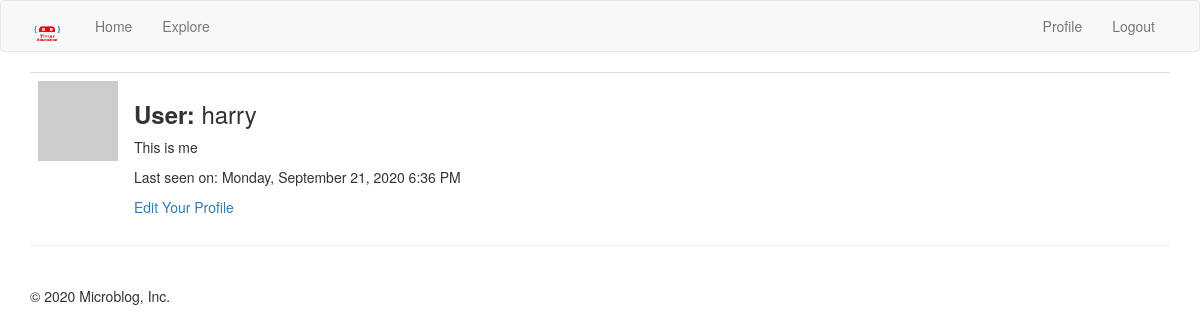
/profile/harry (signed in), run on an earlier commit of the app's database.
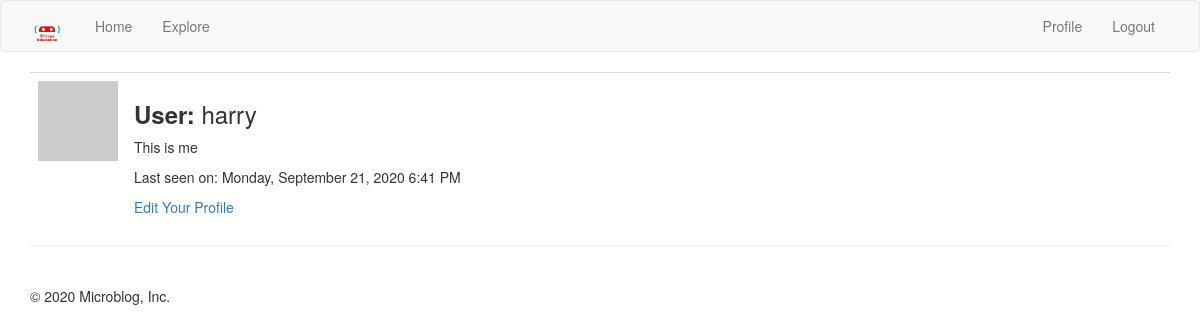
And on a later commit of the database.
### app/models.py (models this page shows, shortened)
class User( UserMixin ,db.Model):
    id = db.Column(db.Integer, primary_key = True)
    username = db.Column(db.String(64), unique = True, index = True)
    email = db.Column(db.String(120), unique = True, index = True)
    password_hash = db.Column(db.String(128))
    posts = db.relationship('Post', backref = 'author', lazy = 'dynamic')
    about_me = db.Column(db.String(140))
    last_seen = db.Column(db.DateTime, default = datetime.utcnow)
    def avatar(self, size):
        digest = md5(self.email.lower().encode('utf-8')).hexdigest()
        return 'https://www.gravatar.com/avatar/{}?d=identicon&s={}'.format(digest, size)

### app/routes.py (the view)
@app.route('/profile/<username>')
@login_required
def profile(username):
    user = User.query.filter_by(username = username).first_or_404()
    return render_template('profile.html', title = 'Profile', user = user)

### app/models.py (called while the page is built)
@login.user_loader
def load_user(id):
    return User.query.get(int(id))

### app/routes.py (called while the page is built)
@app.before_request
def before_request():
    if current_user.is_authenticated:
        current_user.last_seen = datetime.utcnow()
        db.session.commit()

### app/templates/profile.html (shortened to what this page needs)
{% extends 'base.html' %}
{% import 'bootstrap/wtf.html' as wtf %}
{% block app_content %}
    <table class="table">
        <tr valign = 'top'>
            <td width = '70px'>
                <img src="{{ user.avatar(128) }}">
            </td>
            <td>
                <h3><b>User: </b>{{ user.username }}</h3>
                {% if user.about_me %}<p> {{ user.about_me }} </p>{% endif %}
                {% if user.last_seen %}<p>Last seen on: {{ moment(user.last_seen).format('LLLL') }}</p>{% endif %}
                {% if user == current_user %}
                    <a href="{{ url_for('edit_profile') }}">Edit Your Profile</a>
                {% endif %}
            </td>
        </tr>
    </table>
{% endblock %}

### app/templates/base.html (shortened to what this page needs)
{% extends 'bootstrap/base.html' %}
{% block head %}
{{super()}}
{% endblock %}
{% block navbar %}
<nav class="navbar navbar-default">
    <div class="container">
        <div class="navbar-header">
            <a class="navbar-brand" href="{{ url_for('home') }}"><img src="{{url_for('static', filename = 'images/tinker_logo.png')}}" width="35", height="35"></a>
        </div>
        <div class="collapse navbar-collapse" id="bs-example-navbar-collapse-1">
            <ul class="nav navbar-nav">
                <li><a href="{{ url_for('home') }}">Home</a></li>
                <li><a href="#">Explore</a></li>
            </ul>
            <ul class="nav navbar-nav navbar-right">
            {% if current_user.is_anonymous %}
                <li><a href="{{ url_for('login') }}">Login</a></li>
            {% else %}
                <li><a href="{{ url_for('profile', username = current_user.username) }}">Profile</a></li>
                <li><a href="{{ url_for('logout') }}">Logout</a></li>
            {% endif %}
        </div>
    </div>
</nav>
{% endblock %}
{% block content %}
    <div class="container">
        {% block app_content %}
        {% endblock %}
        <hr><br>{{super()}}
        {%- block footer %}
            <footer>&copy; {{moment().format('YYYY') }} Microblog, Inc.</footer>
        {%- endblock footer %}
    </div>
{% endblock %}

What changed in the data, as far as the page shows it:
changed User "harry": last_seen "Monday, September 21, 2020 6:36 PM" → "Monday, September 21, 2020 6:41 PM"
